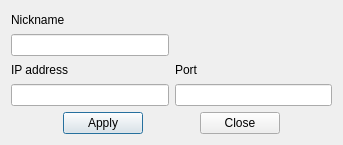
<?xml version="1.0" encoding="UTF-8"?>
<ui version="4.0">
 <class>AboutUserInformation</class>
 <widget class="QDialog" name="AboutUserInformation">
  <property name="geometry">
   <rect>
    <x>0</x>
    <y>0</y>
    <width>343</width>
    <height>145</height>
   </rect>
  </property>
  <property name="maximumSize">
   <size>
    <width>343</width>
    <height>145</height>
   </size>
  </property>
  <property name="windowTitle">
   <string>Dialog</string>
  </property>
  <layout class="QGridLayout" name="gridLayout_2">
   <item row="0" column="0">
    <layout class="QGridLayout" name="gridLayout">
     <item row="0" column="0">
      <layout class="QVBoxLayout" name="verticalLayout">
       <item>
        <widget class="QLabel" name="label">
         <property name="text">
          <string>Nickname</string>
         </property>
        </widget>
       </item>
       <item>
        <widget class="QLineEdit" name="nicknameField"/>
       </item>
      </layout>
     </item>
     <item row="1" column="0">
      <layout class="QVBoxLayout" name="verticalLayout_3">
       <item>
        <widget class="QLabel" name="label_3">
         <property name="text">
          <string>IP address</string>
         </property>
        </widget>
       </item>
       <item>
        <widget class="QLineEdit" name="IPField">
         <property name="readOnly">
          <bool>true</bool>
         </property>
        </widget>
       </item>
      </layout>
     </item>
     <item row="1" column="1">
      <layout class="QVBoxLayout" name="verticalLayout_2">
       <item>
        <widget class="QLabel" name="label_2">
         <property name="text">
          <string>Port</string>
         </property>
        </widget>
       </item>
       <item>
        <widget class="QLineEdit" name="portField">
         <property name="readOnly">
          <bool>true</bool>
         </property>
        </widget>
       </item>
      </layout>
     </item>
    </layout>
   </item>
   <item row="1" column="0">
    <layout class="QHBoxLayout" name="horizontalLayout">
     <item>
      <spacer name="horizontalSpacer">
       <property name="orientation">
        <enum>Qt::Horizontal</enum>
       </property>
       <property name="sizeHint" stdset="0">
        <size>
         <width>30</width>
         <height>20</height>
        </size>
       </property>
      </spacer>
     </item>
     <item>
      <widget class="QPushButton" name="applyButton">
       <property name="text">
        <string>Apply</string>
       </property>
      </widget>
     </item>
     <item>
      <spacer name="horizontalSpacer_2">
       <property name="orientation">
        <enum>Qt::Horizontal</enum>
       </property>
       <property name="sizeHint" stdset="0">
        <size>
         <width>31</width>
         <height>20</height>
        </size>
       </property>
      </spacer>
     </item>
     <item>
      <widget class="QPushButton" name="closeButton">
       <property name="text">
        <string>Close</string>
       </property>
      </widget>
     </item>
     <item>
      <spacer name="horizontalSpacer_3">
       <property name="orientation">
        <enum>Qt::Horizontal</enum>
       </property>
       <property name="sizeHint" stdset="0">
        <size>
         <width>30</width>
         <height>20</height>
        </size>
       </property>
      </spacer>
     </item>
    </layout>
   </item>
  </layout>
 </widget>
 <resources/>
 <connections/>
</ui>
